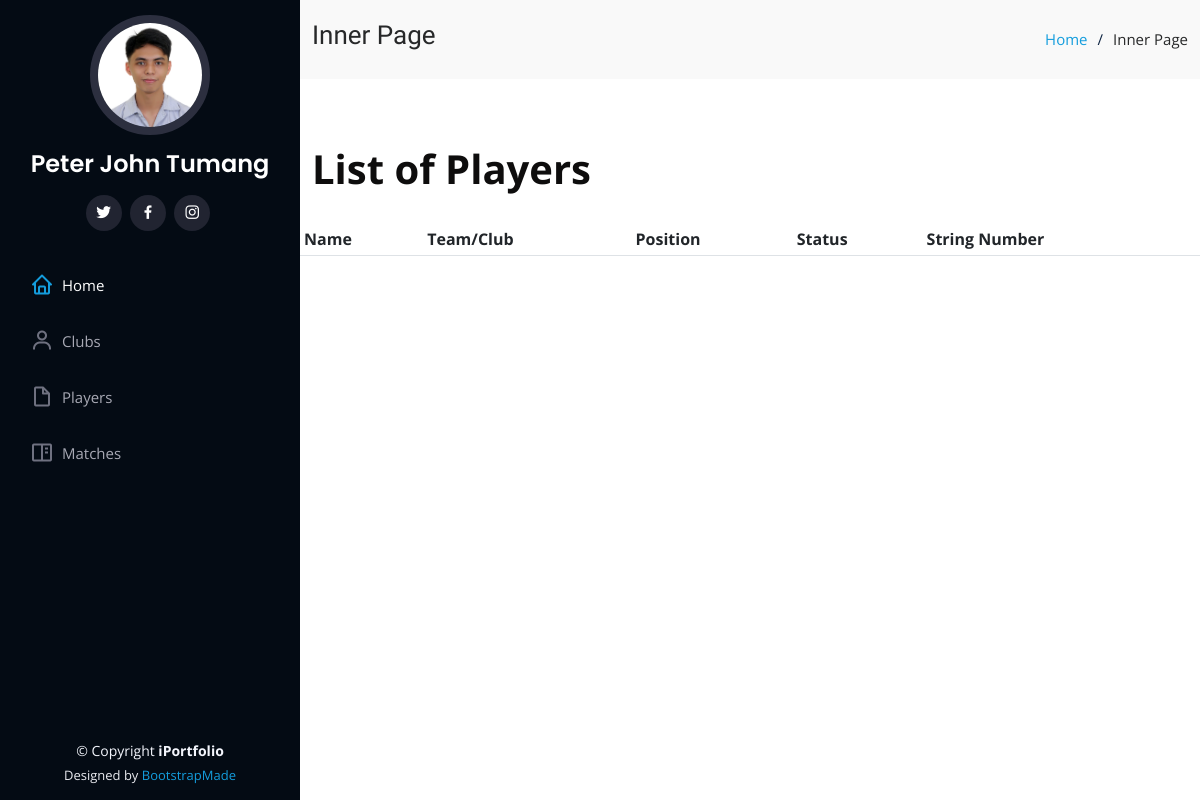
Before: /player/ with the older database file.
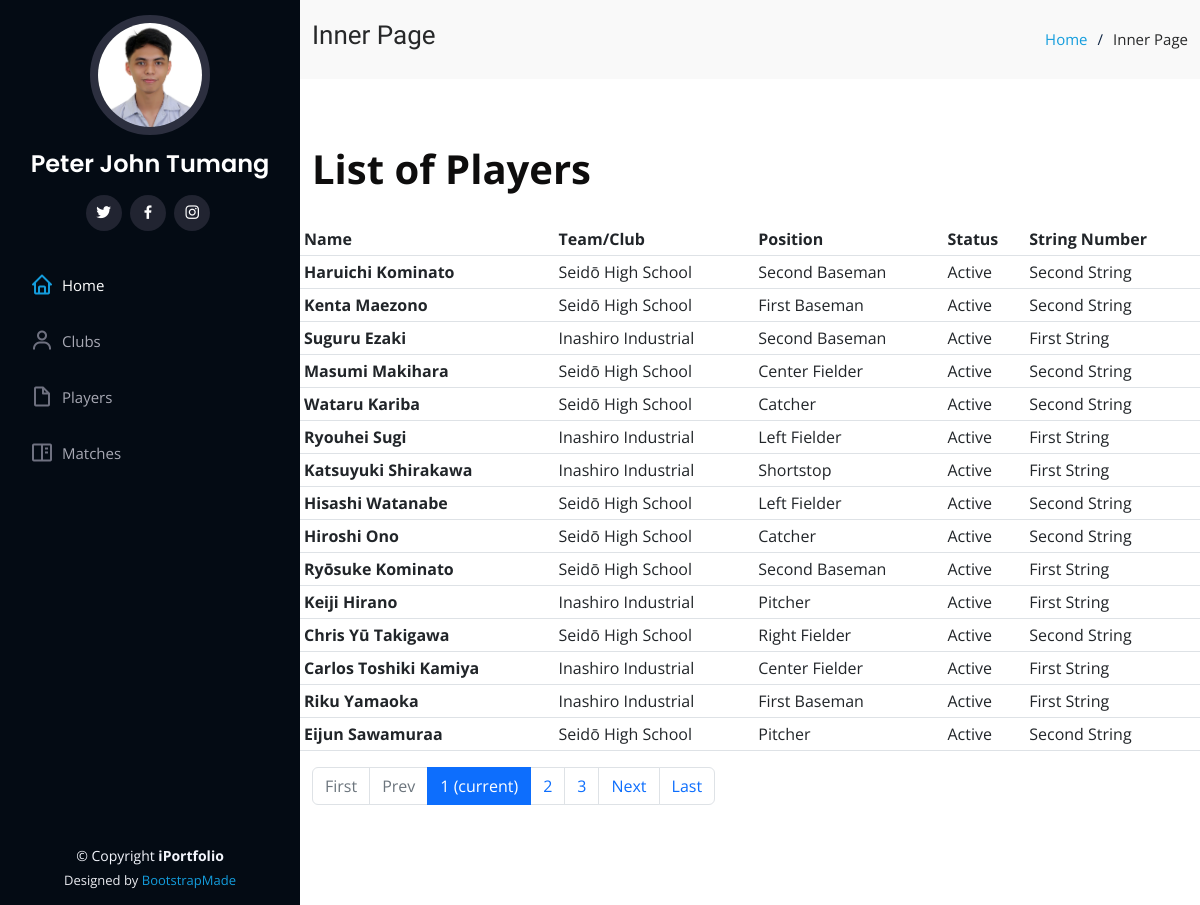
After: the same page with the newer database file.
### baseball/models.py (models this page shows, shortened)
class BaseModel (models.Model):
    created_at = models.DateTimeField(
        auto_now_add=True, db_index=True
    )
    updated_at = models.DateTimeField(auto_now=True)
    class Meta:
        abstract = True

class Play(BaseModel):
    STRING_CHOICES= (
    ('First String', 'First String'),
    ('Second String','Second String'))
    player = models.ForeignKey(Person, on_delete=models.CASCADE, related_name = "Player")
    team = models.ForeignKey(Club, on_delete=models.CASCADE, related_name = "Team")
    string_no = models.CharField(max_length=100, choices = STRING_CHOICES)
    isActive = models.BooleanField(default=False)
    pos = models.ForeignKey(Position, on_delete=models.CASCADE)

class Person(BaseModel):
    lastname = models.CharField(max_length=100)
    firstname = models.CharField(max_length=100)
    height = models.DecimalField(max_digits=10, decimal_places=5, null=True)
    weight = models.DecimalField(max_digits=10, decimal_places=5, null=True)

class Club(BaseModel):
    name = models.CharField(max_length=100)
    coach = models.ForeignKey(Person, on_delete=models.CASCADE)
    dorm_latitude = models.DecimalField(max_digits=22, decimal_places=16, null=True, blank=True)
    dorm_longitude = models.DecimalField(max_digits=22, decimal_places=16, null=True, blank=True)
    team_pic = models.ImageField(default="defaultimg.png", null=True, blank=True, verbose_name="Team Image")

class Position(BaseModel):
    description = models.CharField(max_length=100)

### baseball/views.py (the view)
# urls.py: path('player/',views.PlayerView.as_view(), name='player'),
class PlayerView(ListView):
    model = Play
    context_object_name = 'play'
    template_name = "player.html"
    paginate_by = 15
    def get_context_data(self, **kwargs):
        context = super().get_context_data(**kwargs)
        context['header_text'] = 'List of Players'
        return context
    def get_queryset(self, *args, **kwargs):
        qs = super(PlayerView, self).get_queryset(*args, **kwargs)
        return qs

### landingpage/templates/player.html
{% extends 'base.html' %}
{% load static %}
{% block content %}
<div class="container">
  <b style="color:rgb(14, 13, 13);font-size:40px">
    {{ header_text }}
  </b>
<br><br>
    <div class="row">
        <table class="table table-sm">
            <thead>
              <tr>
                <th scope="col">Name</th>
                <th scope="col">Team/Club</th>
                <th scope="col">Position</th>
                <th scope="col">Status</th>
                <th scope="col">String Number</th>
              </tr>
            </thead>
            <tbody>
                {% for object in object_list %}
              <tr>
                <th scope="row">{{ object.player.firstname }} {{ object.player.lastname }}</th>
                <td>{{ object.team.name }}</td>
                <td>{{ object.pos.description }}</td>
                <td>{% if object.isActive == True %} Active {% else %} Inactive {% endif %}</td>
                <td>{{ object.string_no}}</td>
              </tr>
              {% endfor %}
            </tbody>
          </table>
          {% include 'includes/pagination.html' %}
    </div>
  </div>
{% endblock content %}

Changed rows visible on the page:
added Play: player.firstname "Haruichi", player.lastname "Kominato", team.name "Seidō High School", pos.description "Second Baseman", isActive "Active", string_no "Second String"
added Play: player.firstname "Kenta", player.lastname "Maezono", team.name "Seidō High School", pos.description "First Baseman", isActive "Active", string_no "Second String"
added Play: player.firstname "Suguru", player.lastname "Ezaki", team.name "Inashiro Industrial", pos.description "Second Baseman", isActive "Active", string_no "First String"
added Play: player.firstname "Masumi", player.lastname "Makihara", team.name "Seidō High School", pos.description "Center Fielder", isActive "Active", string_no "Second String"
added Play: player.firstname "Wataru", player.lastname "Kariba", team.name "Seidō High School", pos.description "Catcher", isActive "Active", string_no "Second String"
added Play: player.firstname "Ryouhei", player.lastname "Sugi", team.name "Inashiro Industrial", pos.description "Left Fielder", isActive "Active", string_no "First String"
added Play: player.firstname "Katsuyuki", player.lastname "Shirakawa", team.name "Inashiro Industrial", pos.description "Shortstop", isActive "Active", string_no "First String"
added Play: player.firstname "Hisashi", player.lastname "Watanabe", team.name "Seidō High School", pos.description "Left Fielder", isActive "Active", string_no "Second String"
added Play: player.firstname "Hiroshi", player.lastname "Ono", team.name "Seidō High School", pos.description "Catcher", isActive "Active", string_no "Second String"
added Play: player.firstname "Ryōsuke", player.lastname "Kominato", team.name "Seidō High School", pos.description "Second Baseman", isActive "Active", string_no "First String"
added Play: player.firstname "Keiji", player.lastname "Hirano", team.name "Inashiro Industrial", pos.description "Pitcher", isActive "Active", string_no "First String"
added Play: player.firstname "Chris Yū", player.lastname "Takigawa", team.name "Seidō High School", pos.description "Right Fielder", isActive "Active", string_no "Second String"
added Play: player.firstname "Carlos Toshiki", player.lastname "Kamiya", team.name "Inashiro Industrial", pos.description "Center Fielder", isActive "Active", string_no "First String"
added Play: player.firstname "Riku", player.lastname "Yamaoka", team.name "Inashiro Industrial", pos.description "First Baseman", isActive "Active", string_no "First String"
added Play: player.firstname "Eijun", player.lastname "Sawamuraa", team.name "Seidō High School", pos.description "Pitcher", isActive "Active", string_no "Second String"
Other visible differences:
text now shown: "First Prev Next Last"
new list line: "1 (current)"
new list line: "2"
new list line: "3"
